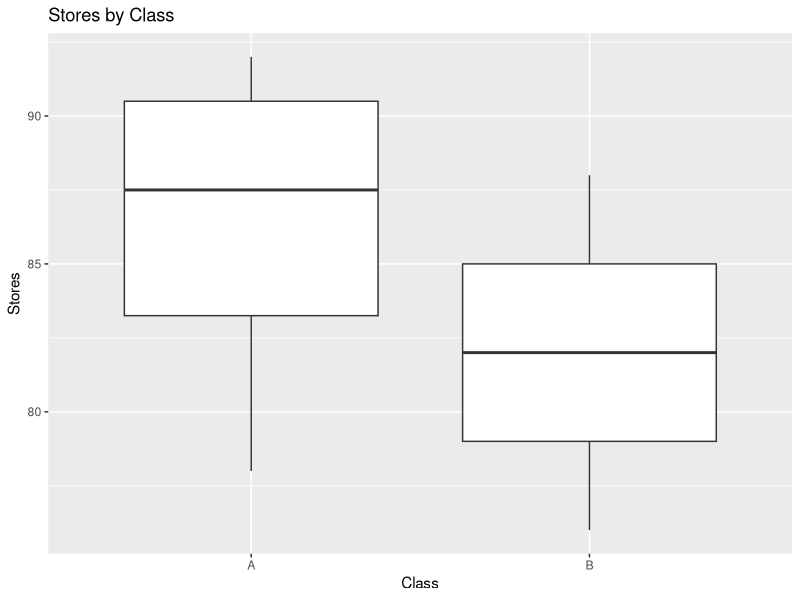

Source code (R):
setwd("C:/Users/Dell/OneDrive/Desktop/R Programming")
getwd()
data=read.csv("Experiment6.csv")
data
library(ggplot2)
ggplot(data,aes(x=Class,y=Stores))+
  geom_boxplot()+
  labs(title="Stores by Class",x="Class",y="Stores")